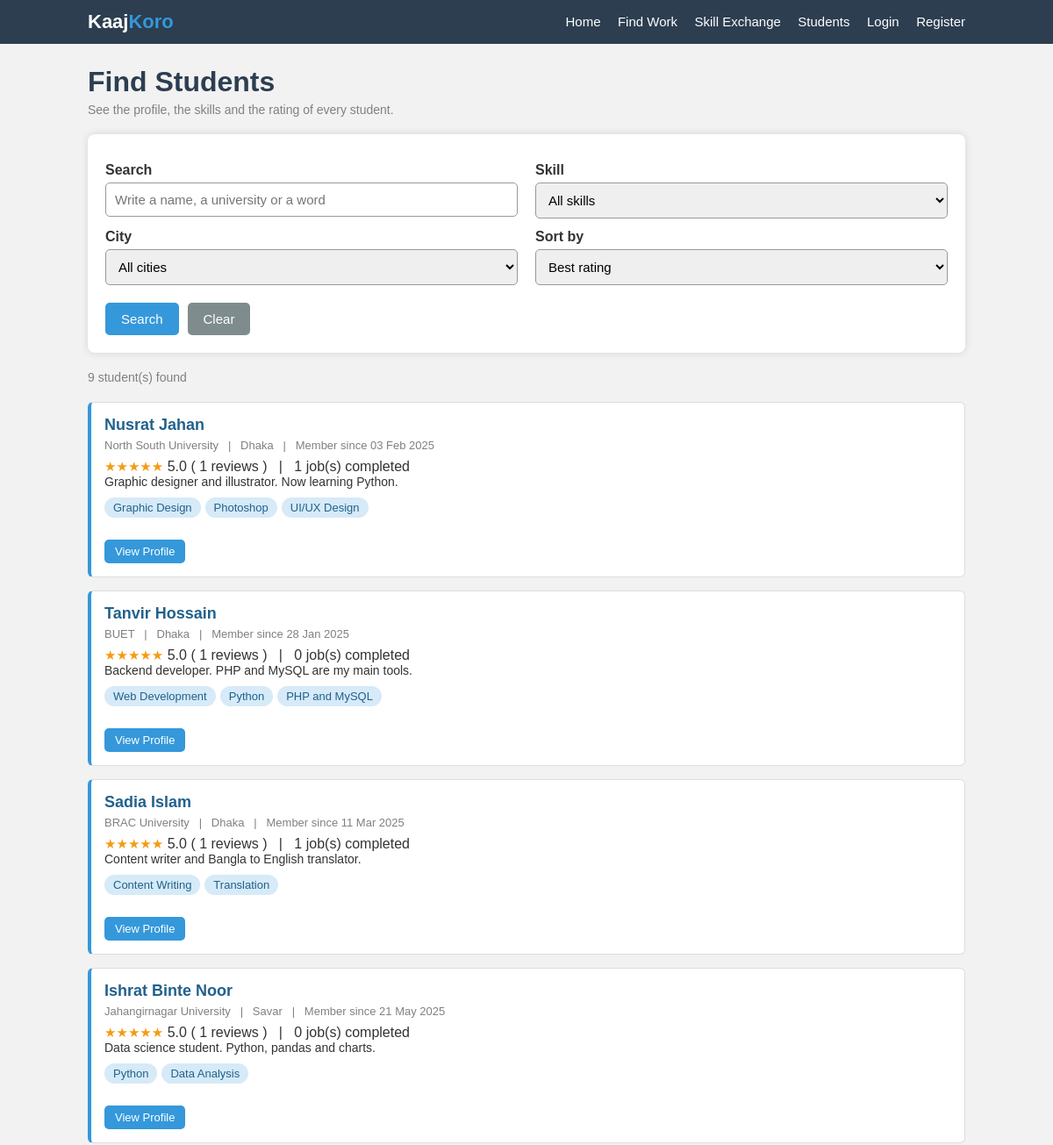
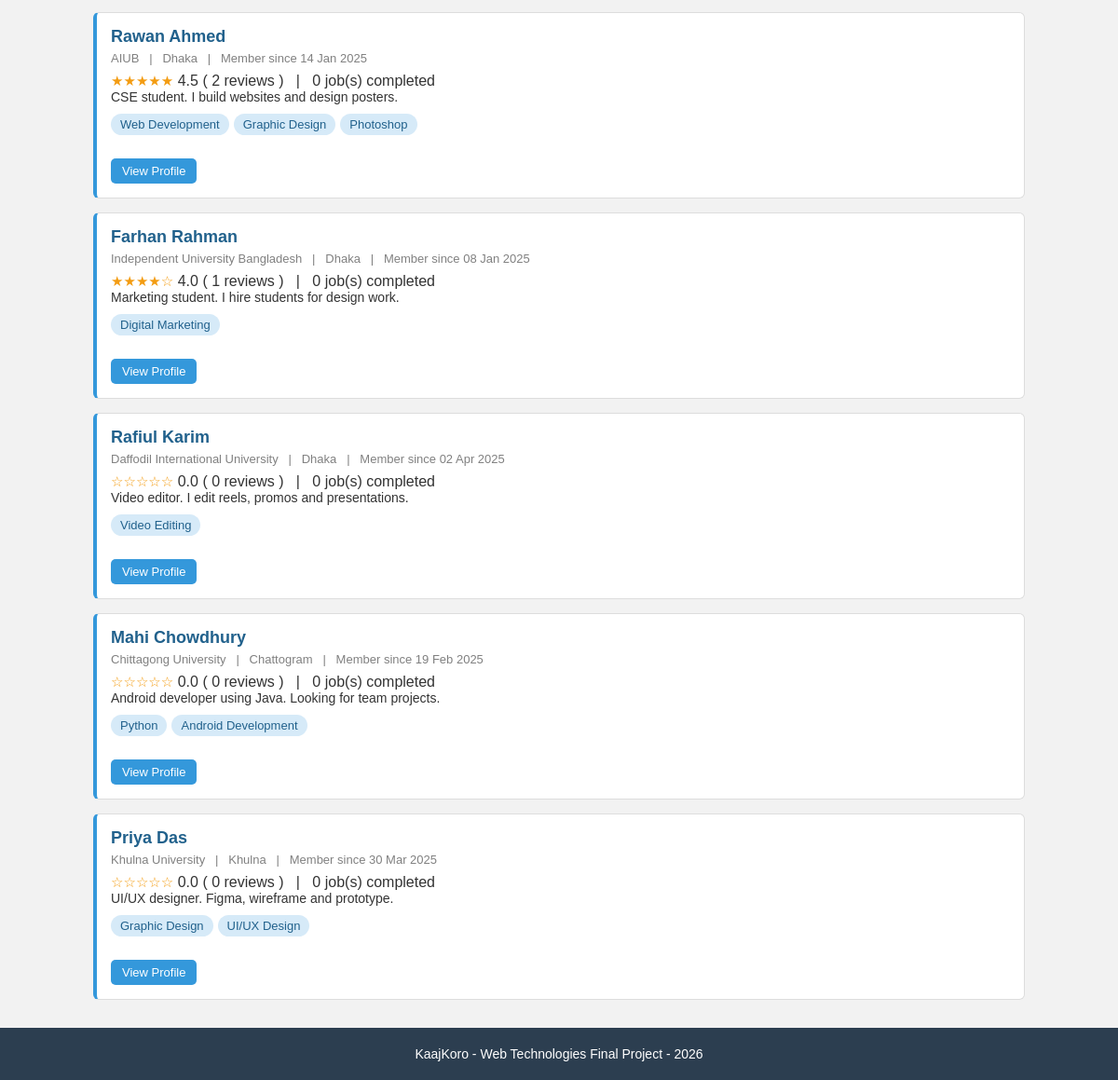
Page /students.php on the committed database (2 pictures, top to bottom).
### tables this page shows
CREATE TABLE users (
    user_id     INT AUTO_INCREMENT PRIMARY KEY,
    name        VARCHAR(100) NOT NULL,
    email       VARCHAR(100) NOT NULL UNIQUE,
    password    VARCHAR(255) NOT NULL,
    phone       VARCHAR(20)  NOT NULL,
    university  VARCHAR(100) NOT NULL,
    city        VARCHAR(50)  NOT NULL,
    bio         TEXT,
    education   VARCHAR(200),
    experience  TEXT,
    portfolio   VARCHAR(150),
    status      VARCHAR(20)  DEFAULT 'active',
    joined      DATE
);

### students.php (the view, shortened to what this page needs)
<?php
require_once "config.php";
require_once "functions.php";
$my_id = 0;
$search   = isset($_GET["search"]) ? trim($_GET["search"]) : "";
$sort     = isset($_GET["sort"])   ? $_GET["sort"] : "rating";
$sql = "SELECT DISTINCT u.* FROM users u";
$sql = $sql . " WHERE u.status = 'active' AND u.user_id != " . intval($my_id);
if ($sort == "name") {
    $sql = $sql . " ORDER BY u.name";
}
else if ($sort == "new") {
    $sql = $sql . " ORDER BY u.user_id DESC";
}
else {
    $sql = $sql . " ORDER BY u.user_id";
}
$stmt = $conn->prepare($sql);
$stmt->execute();
$result = $stmt->get_result();
$student_list = array();
while ($row = $result->fetch_assoc()) {
    $row["rating"] = getAverageRating($conn, $row["user_id"]);
    $student_list[] = $row;
}
if ($sort == "rating") {
    for ($i = 0; $i < count($student_list); $i++) {
        for ($j = $i + 1; $j < count($student_list); $j++) {
            if ($student_list[$j]["rating"] > $student_list[$i]["rating"]) {
                $temp = $student_list[$i];
                $student_list[$i] = $student_list[$j];
                $student_list[$j] = $temp;
            }
        }
    }
}
include "header.php";
?>
    <div class="page">
        <h1>Find Students</h1>
        <p class="page-info">See the profile, the skills and the rating of every student.</p>
        <div class="box">
            <form method="GET" action="students.php">
                <div class="row">
                    <div class="col-half">
                        <label for="search">Search</label>
                        <input type="search" id="search" name="search" placeholder="Write a name, a university or a word"
                               value="<?php echo htmlspecialchars($search); ?>">
                    </div>
                    <div class="col-half">
                        <label for="skill">Skill</label>
                        <select id="skill" name="skill">
                            <option value="0">All skills</option>
                        </select>
                    </div>
                </div>
                <div class="row">
                    <div class="col-half">
                        <label for="city">City</label>
                        <select id="city" name="city">
                            <option value="">All cities</option>
                        </select>
                    </div>
                    <div class="col-half">
                        <label for="sort">Sort by</label>
                        <select id="sort" name="sort">
                            <option value="rating" <?php if ($sort == "rating") { echo "selected"; } ?>>Best rating</option>
                        </select>
                    </div>
                </div>
                <div class="buttons">
                    <button type="submit">Search</button>
                    <button type="button" class="btn-gray" onclick="window.location.href='students.php'">Clear</button>
                </div>
            </form>
        </div>
        <p class="page-info"><?php echo count($student_list); ?> student(s) found</p>
        <?php
        foreach ($student_list as $student) {
            $skills = getUserSkills($conn, $student["user_id"]);
            $done_count = countRows($conn,
                "SELECT COUNT(*) AS total FROM jobs WHERE hired_id = ? AND job_status = 'done'",
                $student["user_id"]);
            ?>
            <div class="item">
                <h3><a href="student-profile.php?id=<?php echo $student["user_id"]; ?>"><?php echo htmlspecialchars($student["name"]); ?></a></h3>
                <p class="item-info"><?php echo htmlspecialchars($student["university"]); ?>
                    &nbsp; | &nbsp; <?php echo htmlspecialchars($student["city"]); ?>
                    &nbsp; | &nbsp; Member since <?php echo showDate($student["joined"]); ?></p>
                <p><?php echo showStars($student["rating"]); ?> <?php echo number_format($student["rating"], 1); ?>
                    ( <?php echo countReviews($conn, $student["user_id"]); ?> reviews )
                    &nbsp; | &nbsp; <?php echo $done_count; ?> job(s) completed</p>
                <p class="item-text"><?php echo htmlspecialchars($student["bio"]); ?></p>
                <p>
                    <?php
                    foreach ($skills as $skill) {
                        echo "<span class='tag tag-blue'>" . htmlspecialchars($skill) . "</span>";
                    }
                    ?>
                </p>
                <div class="buttons">
                    <button class="btn-small" onclick="window.location.href='student-profile.php?id=<?php echo $student["user_id"]; ?>'">View Profile</button>
                </div>
            </div>
            <?php
        }
        ?>
    </div>
<?php include "footer.php"; ?>

### functions.php (shortened to what this page needs)
<?php
function getUserSkills($conn, $user_id) {
    $list = array();
    $stmt = $conn->prepare("SELECT s.skill_name
                            FROM user_skills u
                            JOIN skills s ON u.skill_id = s.skill_id
                            WHERE u.user_id = ?");
    $stmt->bind_param("i", $user_id);
    $stmt->execute();
    $result = $stmt->get_result();
    while ($row = $result->fetch_assoc()) {
        $list[] = $row["skill_name"];
    }
    return $list;
}
function getAverageRating($conn, $user_id) {
    $stmt = $conn->prepare("SELECT AVG(rating) AS average
                            FROM reviews
                            WHERE to_id = ? AND status = 'visible'");
    $stmt->bind_param("i", $user_id);
    $stmt->execute();
    $result = $stmt->get_result();
    $row = $result->fetch_assoc();
    if ($row["average"] == null) {
        return 0;
    }
    return $row["average"];
}
function countReviews($conn, $user_id) {
    $stmt = $conn->prepare("SELECT COUNT(*) AS total
                            FROM reviews
                            WHERE to_id = ? AND status = 'visible'");
    $stmt->bind_param("i", $user_id);
    $stmt->execute();
    $result = $stmt->get_result();
    $row = $result->fetch_assoc();
    return $row["total"];
}
function countRows($conn, $sql, $value) {
    $stmt = $conn->prepare($sql);
    $stmt->bind_param("i", $value);
    $stmt->execute();
    $result = $stmt->get_result();
    $row = $result->fetch_assoc();
    return $row["total"];
}
function showStars($rating) {
    $stars = "";
    $full = round($rating);
    for ($i = 1; $i <= 5; $i++) {
        if ($i <= $full) {
            $stars = $stars . "&#9733;";
        }
        else {
            $stars = $stars . "&#9734;";
        }
    }
    return "<span class='stars'>" . $stars . "</span>";
}
function showDate($date) {
    return date("d M Y", strtotime($date));
}
?>

### style.css (style rules this page uses)
* { margin:0; padding:0; box-sizing:border-box; font-family:Arial, Helvetica, sans-serif; }
body { background:#f2f2f2; color:#333; }
a { text-decoration:none; color:#21618c; }
.page { width:1000px; margin:25px auto; }
h1 { color:#2c3e50; margin-bottom:5px; }
h3 { color:#2c3e50; font-size:18px; }
.page-info { color:gray; font-size:14px; margin-bottom:20px; }
.box { background:white; padding:20px; border-radius:8px; box-shadow:0 0 8px lightgray; margin-bottom:20px; }
.row { display:flex; gap:20px; }
.col-half { width:50%; }
label { display:block; font-weight:bold; margin-top:12px; margin-bottom:5px; }
input[type="text"], input[type="email"], input[type="password"], input[type="number"], input[type="tel"], input[type="date"], input[type="time"], input[type="search"], select, textarea { width:100%; padding:10px; border:1px solid #999; border-radius:5px; font-size:15px; outline:none; }
button { padding:10px 18px; border:none; border-radius:5px; background:#3498db; color:white; font-size:15px; cursor:pointer; }
.btn-small { padding:6px 12px; font-size:13px; }
.btn-gray { background:#7f8c8d; }
.buttons { margin-top:20px; display:flex; gap:10px; }
.item { background:white; border:1px solid #ddd; border-left:4px solid #3498db; border-radius:6px; padding:15px; margin-bottom:15px; }
.item h3 { margin-bottom:5px; }
.item-info { color:gray; font-size:13px; margin-bottom:8px; }
.item-text { font-size:14px; margin-bottom:10px; }
.tag { display:inline-block; background:#ecf0f1; color:#2c3e50; padding:4px 10px; border-radius:12px; font-size:13px; margin-right:5px; margin-bottom:5px; }
.tag-blue { background:#d6eaf8; color:#21618c; }
.stars { color:#f39c12; font-size:15px; }

### rows in the picture
users: name "Nusrat Jahan", university "North South University", city "Dhaka", joined "03 Feb 2025", stars "★★★★★", rating "5.0", user_id "1", done_count "1", bio "Graphic designer and illustrator. Now learning Python.", skill "Graphic Design", skill "Photoshop", skill "UI/UX Design"
users: name "Tanvir Hossain", university "BUET", city "Dhaka", joined "28 Jan 2025", stars "★★★★★", rating "5.0", user_id "1", done_count "0", bio "Backend developer. PHP and MySQL are my main tools.", skill "Web Development", skill "Python", skill "PHP and MySQL"
users: name "Sadia Islam", university "BRAC University", city "Dhaka", joined "11 Mar 2025", stars "★★★★★", rating "5.0", user_id "1", done_count "1", bio "Content writer and Bangla to English translator.", skill "Content Writing", skill "Translation"
users: name "Ishrat Binte Noor", university "Jahangirnagar University", city "Savar", joined "21 May 2025", stars "★★★★★", rating "5.0", user_id "1", done_count "0", bio "Data science student. Python, pandas and charts.", skill "Python", skill "Data Analysis"
users: name "Rawan Ahmed", university "AIUB", city "Dhaka", joined "14 Jan 2025", stars "★★★★★", rating "4.5", user_id "2", done_count "0", bio "CSE student. I build websites and design posters.", skill "Web Development", skill "Graphic Design", skill "Photoshop"
users: name "Farhan Rahman", university "Independent University Bangladesh", city "Dhaka", joined "08 Jan 2025", stars "★★★★☆", rating "4.0", user_id "1", done_count "0", bio "Marketing student. I hire students for design work.", skill "Digital Marketing"
users: name "Rafiul Karim", university "Daffodil International University", city "Dhaka", joined "02 Apr 2025", stars "☆☆☆☆☆", rating "0.0", user_id "0", done_count "0", bio "Video editor. I edit reels, promos and presentations.", skill "Video Editing"
users: name "Mahi Chowdhury", university "Chittagong University", city "Chattogram", joined "19 Feb 2025", stars "☆☆☆☆☆", rating "0.0", user_id "0", done_count "0", bio "Android developer using Java. Looking for team projects.", skill "Python", skill "Android Development"
users: name "Priya Das", university "Khulna University", city "Khulna", joined "30 Mar 2025", stars "☆☆☆☆☆", rating "0.0", user_id "0", done_count "0", bio "UI/UX designer. Figma, wireframe and prototype.", skill "Graphic Design", skill "UI/UX Design"

### other values in the picture
count($student_list) "9"
